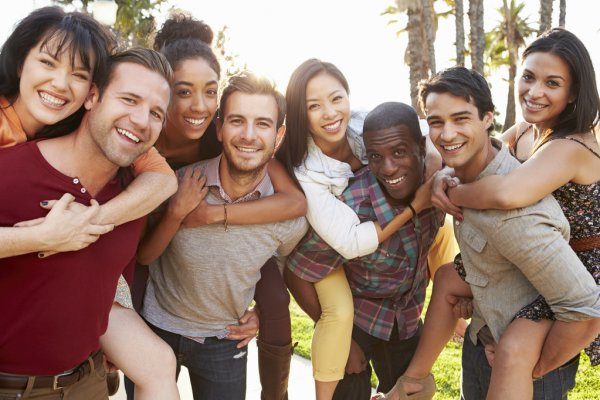
#> input picture FRANTZ_Corentin/tp2_convolution_maison/test2.jpg, 600 x 400 px
$ jupyter execute --allow-errors main.ipynb
#> lines starting #> are read from the running program, lines starting #| are printed output that depends on the picture
[cell 1]
from PIL import Image

[cell 2]
def produit_convo(Pix,Ker,Largeur,Hauteur):
    newPix=[]
    for p in range(Largeur*Hauteur):
        s=0
        for i in range(3):
            if p-2*Largeur>=0:
                if abs((p-2*Largeur-2+i)%Largeur-(p-2*Largeur)%Largeur)<=2 :
                    s=s+Ker[i]*Pix[p-2*Largeur-2+i]
                else:
                    continue
            else:
                break
        for i in range(3):
            if p-Largeur>=0:
                if abs((p-Largeur-2+i)%Largeur-(p-Largeur)%Largeur)<=2 :
                    s=s+Ker[5+i]*Pix[p-Largeur-2+i]
                else:
                    continue
            else:
                break
        for i in range(3):
            if abs((p-2+i)%Largeur-p%Largeur)<=2 :
                    s=s+Ker[10+i]*Pix[p-2+i]
            else:
                continue
        for i in range(3):
            if p+Largeur<Largeur*Hauteur:
                if abs((p+Largeur-2+i)%Largeur-(p+Largeur)%Largeur)<=2 :
                    s=s+Ker[15+i]*Pix[p+Largeur-2+i]
                else:
                    continue
            else:
                break
        for i in range(3):
            if p+2*Largeur<Largeur*Hauteur:
                if abs((p+2*Largeur-2+i)%Largeur-(p+2*Largeur)%Largeur)<=2 :
                    s=s+Ker[20+i]*Pix[p+2*Largeur-2+i]
                else:
                    continue
            else:
                break
        newPix.append(s)
    return newPix

[cell 3]
# Définition du noyau
noyau=[
       1,1,1,
       1,1,1,
       1,1,1,
       ]

# L'image a 3 composantes :RGB
im = Image.open("test2.jpg")
#> im is the input picture: PIL image 600x400 RGB; mean R, G, B 150.2, 123.2, 109.4
w,h=im.size
#> w = 600; h = 400

#Séparation des composantes => tuple de 3 images
ImagePixelsRouges,ImagePixelsVerts,ImagePixelsBleus=im.split()
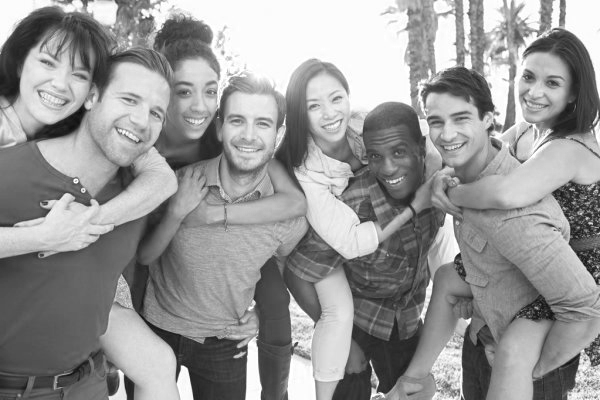
#> ImagePixelsRouges: PIL image 600x400 L; min 11, max 255, mean 150.2
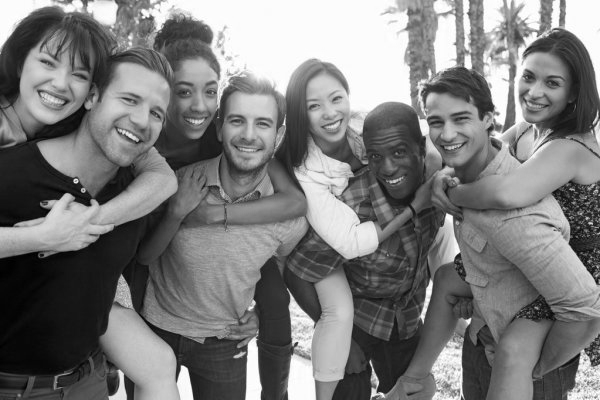
#> ImagePixelsVerts: PIL image 600x400 L; min 0, max 255, mean 123.2
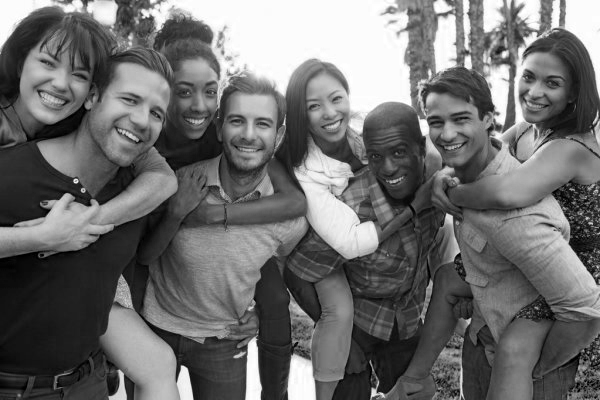
#> ImagePixelsBleus: PIL image 600x400 L; min 0, max 255, mean 109.4

#transformation de l'image en liste de pixels
ListePixelsRouges=list(ImagePixelsRouges.getdata())
#> ListePixelsRouges = 240000 items
ListePixelsVerts=list(ImagePixelsVerts.getdata())
#> ListePixelsVerts = 240000 items
ListePixelsBleus=list(ImagePixelsBleus.getdata())
#> ListePixelsBleus = 240000 items


#> (the rest of this cell did not finish here and is left out)

#> after the loop in produit_convo, `for p in range(Largeur*Hauteur):`: newPix = []
ListePixelsVerts=produit_convo(ListePixelsVerts,noyau,w,h)
ListePixelsBleus=produit_convo(ListePixelsBleus,noyau,w,h)

ImagePixelsRouges.putdata(ListePixelsRouges)
ImagePixelsVerts.putdata(ListePixelsVerts)
ImagePixelsBleus.putdata(ListePixelsBleus)

imgnew = Image.merge('RGB',(ImagePixelsRouges,ImagePixelsVerts,ImagePixelsBleus))
imgnew.save("Convolution.jpg")

im.close()
imgnew.close()

$ run again, with FRANTZ_Corentin/tp2_convolution_maison/tp.jpg copied over FRANTZ_Corentin/tp2_convolution_maison/test2.jpg
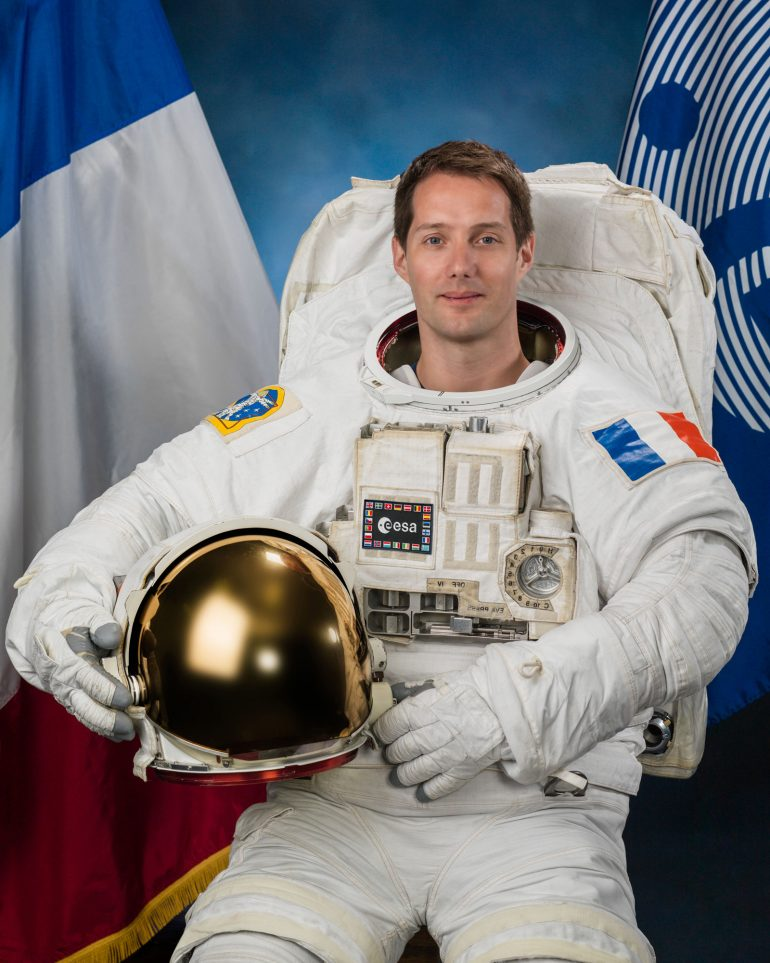
#> input picture FRANTZ_Corentin/tp2_convolution_maison/tp.jpg, 770 x 963 px
#> im is the input picture: PIL image 770x963 RGB; mean R, G, B 121.5, 122.1, 126.4
#> `ImagePixelsRouges,ImagePixelsVerts,ImagePixelsBleus=im.split()`:
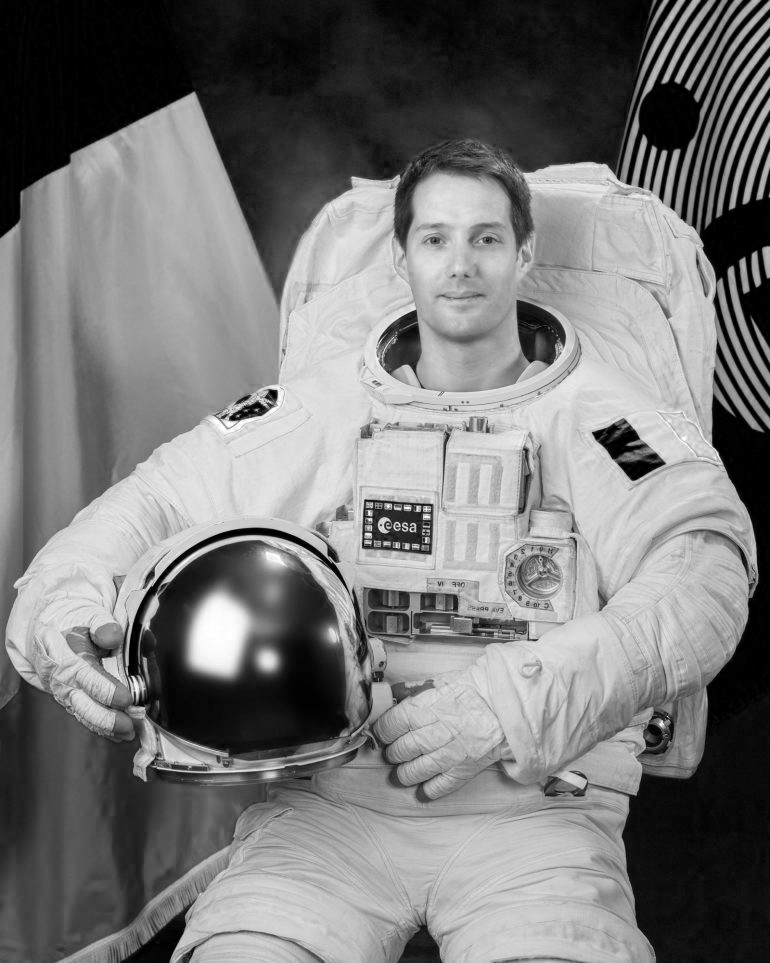
#> ImagePixelsRouges: PIL image 770x963 L; min 0, max 255, mean 121.5
#> `ImagePixelsRouges,ImagePixelsVerts,ImagePixelsBleus=im.split()`:
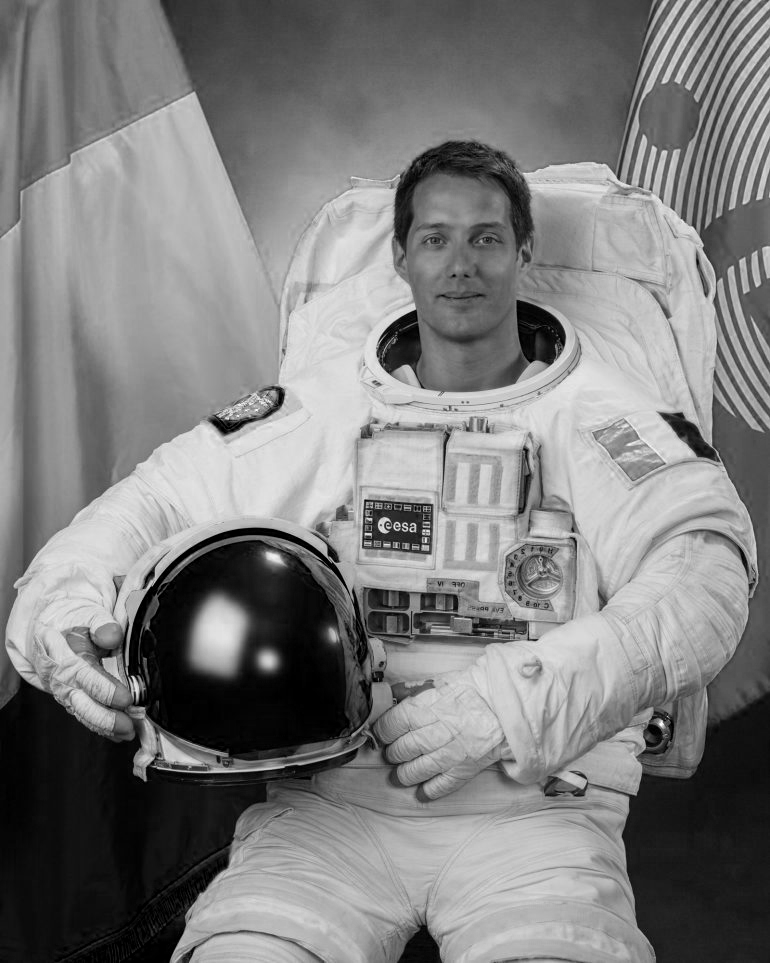
#> ImagePixelsBleus: PIL image 770x963 L; min 0, max 255, mean 126.4
#> ListePixelsRouges = 741510 items
#> after the loop in produit_convo, `for p in range(Largeur*Hauteur):`: newPix = []
